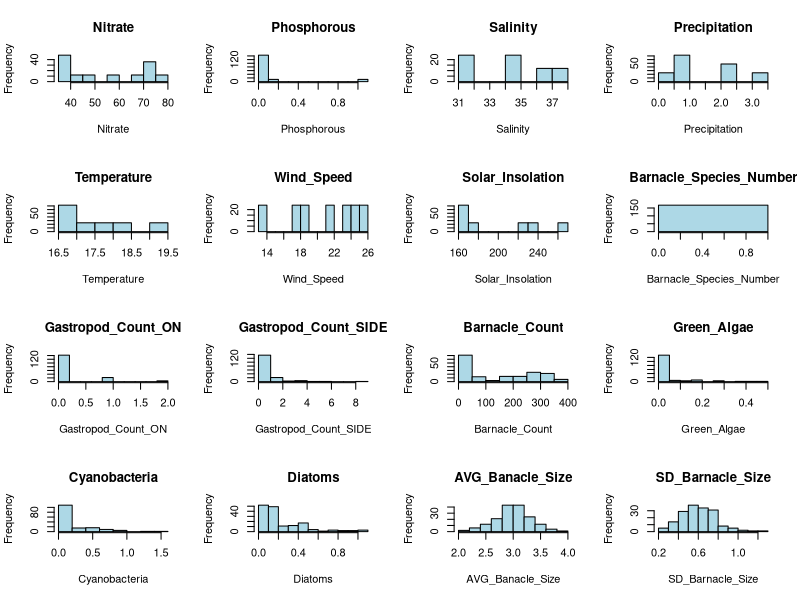
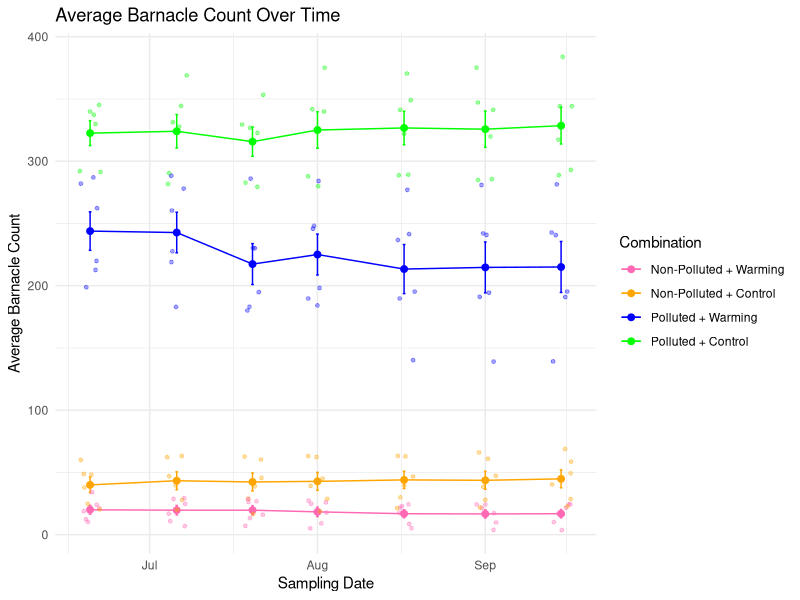
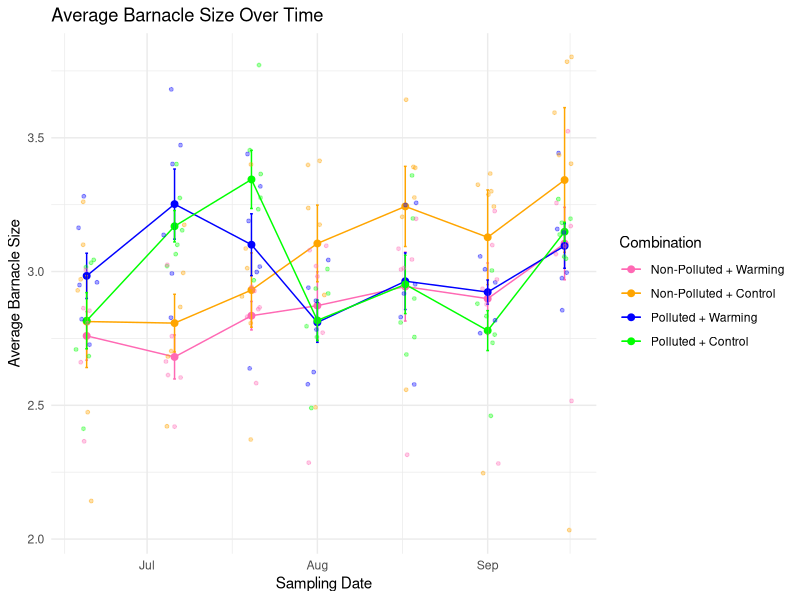
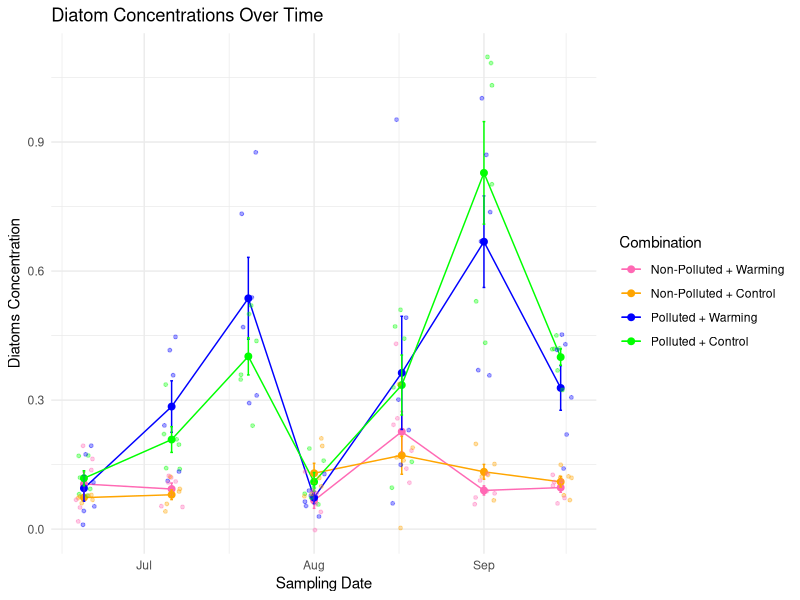
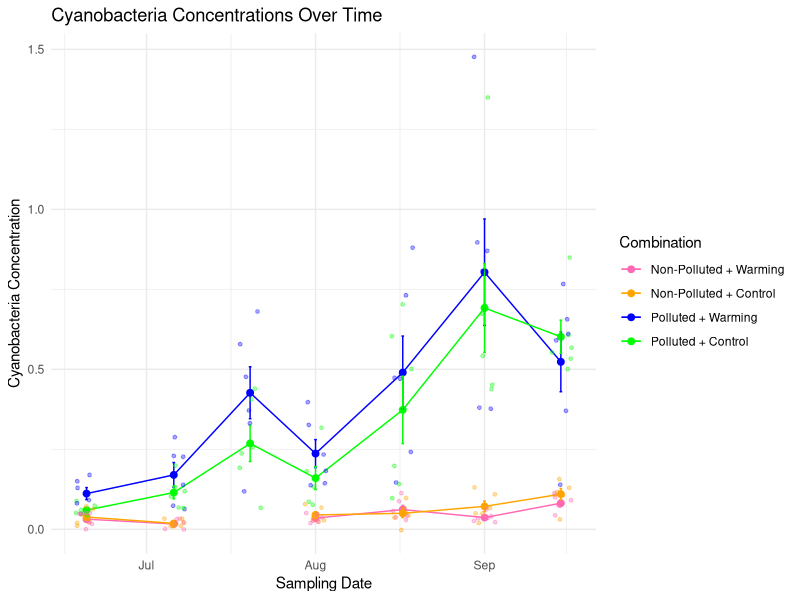
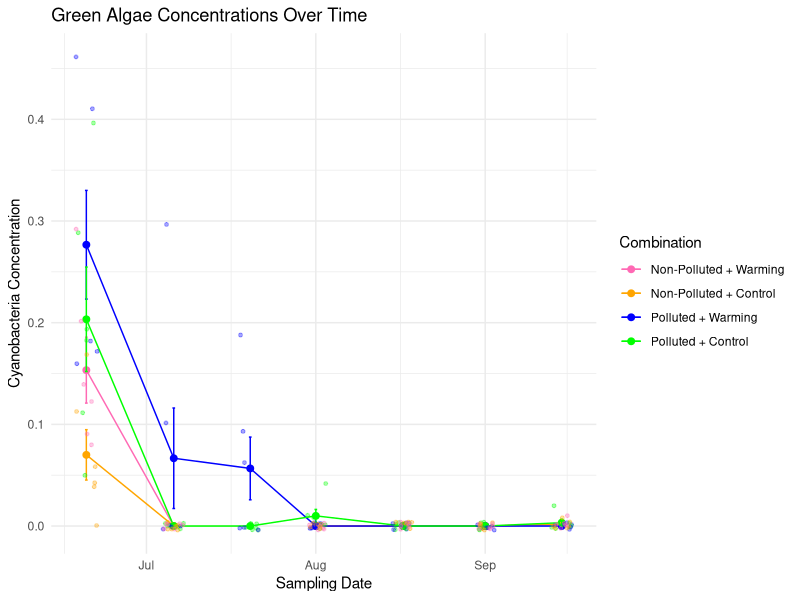
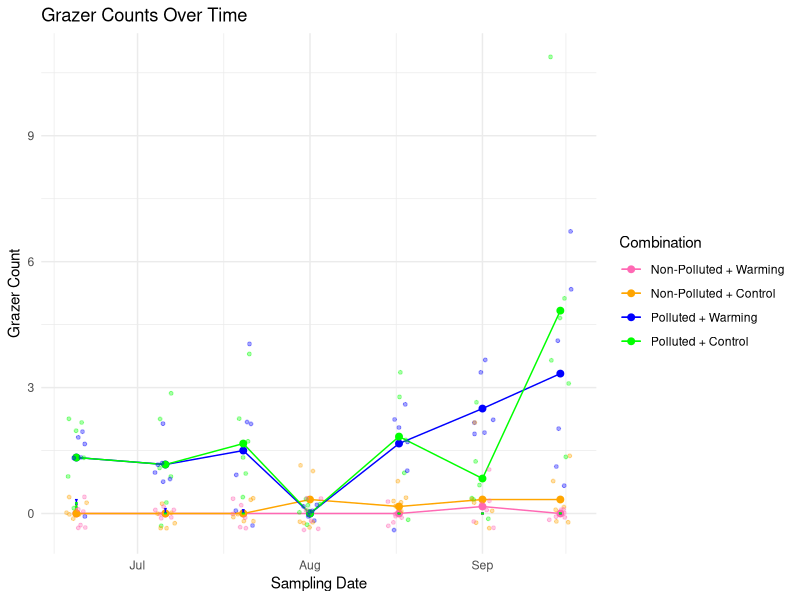
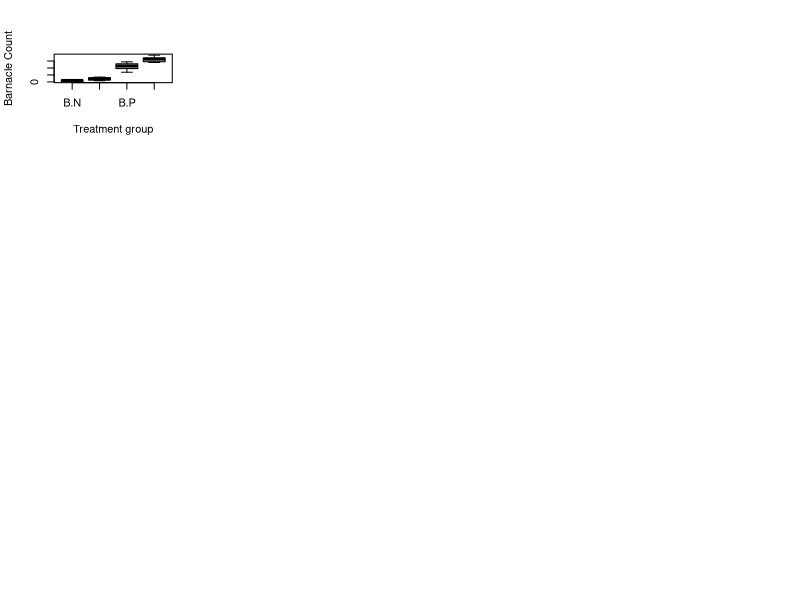

Generate these figures, in order, with R: (Note: this script raises an error after producing the figures.)
## ---- chunk 1

# running in R version 4.3.1

#### Clear  environment 
rm(list = ls())         

#### Required packages
library(tidyverse) # for general organisation
library(ggplot2)
library(dplyr)
library(zoo)

## ---- chunk 2
# load the data 
brighton <- read.csv("Hotmess_R.csv")

brighton$Sampling_Date <- as.Date(brighton$Sampling_Date, format = "%d/%m/%Y")

brighton$Pad_Region <- as.factor(brighton$Pad_Region)

brighton$Pad_Colour <- as.factor(brighton$Pad_Colour)

brighton$total_grazer <- brighton$Gastropod_Count_ON + brighton$Gastropod_Count_SIDE

# create a new column for the combinations
brighton <- brighton %>%
  mutate(Combination = interaction(Pad_Colour, Pad_Region))

str(brighton)
## ---- chunk 3
# create a list of our numeric explanatory and response variables
numeric_vars <- c("Nitrate", "Phosphorous", "Salinity", "Precipitation", 
                  "Temperature", "Wind_Speed", "Solar_Insolation",
                  "Barnacle_Species_Number", "Gastropod_Count_ON", 
                  "Gastropod_Count_SIDE", "Barnacle_Count", "Green_Algae", 
                  "Cyanobacteria", "Diatoms", "AVG_Banacle_Size", 
                  "SD_Barnacle_Size")

# as there are 16, we'll set up a 4 by 4 panel 
par(mfrow = c(4, 4))

# loop over numeric_vars and create a histogram for each one
for (var in numeric_vars) {
  hist(brighton[[var]], main = var, xlab = var, col = "lightblue", border = "black")
}

## ---- chunk 4
#ADD CODE FOR COMBINATION
## ---- chunk 5
#barnacle count


average_barnacle_count <- brighton %>%
  group_by(Sampling_Date, Combination) %>%
  summarize(Average_Banacle_Count = mean(Barnacle_Count, na.rm = TRUE))
            
            #,  SE_Banacle_Size = sd(AVG_Banacle_Size, na.rm = TRUE)/ sqrt(n()),, .groups = 'drop')


# Assuming `data` is your original dataset with individual observations
data_se_b_count <- brighton %>%
  group_by(Sampling_Date, Combination) %>%
  summarise(
    Avg = mean(Barnacle_Count),
    SE = sd(Barnacle_Count) / sqrt(n()),
    Lower = Avg - SE,  # Assuming 1 SE for the demonstration
    Upper = Avg + SE
  ) %>%
  ungroup()

combined_plot_b_count <- ggplot() +
  geom_line(data = average_barnacle_count, 
            aes(x = Sampling_Date, y = Average_Banacle_Count, group = Combination, color = Combination)) +
  geom_point(data = average_barnacle_count, 
             aes(x = Sampling_Date, y = Average_Banacle_Count, color = Combination), size = 2) +
  #geom_ribbon(data = data_se, aes(x = Sampling_Date, ymin = Lower, ymax = Upper, group = Combination, fill = Combination), alpha = 0.2) +  # Add this line for shaded areas
  geom_errorbar(data = data_se_b_count, 
                aes(x = Sampling_Date, ymin = Lower, ymax = Upper, group = Combination, color = Combination), 
                width = 0.5) +  # Adjust width as needed
  geom_jitter(data = brighton, 
             aes(x = Sampling_Date, y = Barnacle_Count, color = Combination), size = 1, alpha = 0.35, width = 2) +
  scale_color_manual(values = c("B.N" = "hotpink", "W.N" = "orange", "B.P" = "blue", "W.P" = "green", "B" = "black", "W" = "grey"),
                     labels = c("B.N" = "Non-Polluted + Warming", "W.N" = "Non-Polluted + Control", "B.P" = "Polluted + Warming", "W.P" = "Polluted + Control")) +
  scale_shape_manual(values = c("N" = 16, "P" = 17),
                     labels = c("N" = "Non-Polluted Region", "P" = "Polluted Region")) +
  labs(title = "Average Barnacle Count Over Time",
       x = "Sampling Date",
       y = "Average Barnacle Count") +
  theme_minimal()

combined_plot_b_count
 

## ---- chunk 6

#barnacle size

average_barnacle_size <- brighton %>%
  group_by(Sampling_Date, Combination) %>%
  summarize(Average_Banacle_Size = mean(AVG_Banacle_Size, na.rm = TRUE))
            
            #,  SE_Banacle_Size = sd(AVG_Banacle_Size, na.rm = TRUE)/ sqrt(n()),, .groups = 'drop')


# Assuming `data` is your original dataset with individual observations
data_se_b_size <- brighton %>%
  group_by(Sampling_Date, Combination) %>%
  summarise(
    Avg = mean(AVG_Banacle_Size),
    SE = sd(AVG_Banacle_Size) / sqrt(n()),
    Lower = Avg - SE,  # Assuming 1 SE for the demonstration
    Upper = Avg + SE
  ) %>%
  ungroup()

combined_plot_b_size <- ggplot() +
  geom_line(data = average_barnacle_size, 
            aes(x = Sampling_Date, y = Average_Banacle_Size, group = Combination, color = Combination)) +
  geom_point(data = average_barnacle_size, 
             aes(x = Sampling_Date, y = Average_Banacle_Size, color = Combination), size = 2) +
  #geom_ribbon(data = data_se, aes(x = Sampling_Date, ymin = Lower, ymax = Upper, group = Combination, fill = Combination), alpha = 0.2) +  # Add this line for shaded areas
  geom_errorbar(data = data_se_b_size, 
                aes(x = Sampling_Date, ymin = Lower, ymax = Upper, group = Combination, color = Combination), 
                width = 0.5) +  # Adjust width as needed
  geom_jitter(data = brighton, 
             aes(x = Sampling_Date, y = AVG_Banacle_Size, color = Combination), size = 1, alpha = 0.35, width = 2) +
  scale_color_manual(values = c("B.N" = "hotpink", "W.N" = "orange", "B.P" = "blue", "W.P" = "green", "B" = "black", "W" = "grey"),
                     labels = c("B.N" = "Non-Polluted + Warming", "W.N" = "Non-Polluted + Control", "B.P" = "Polluted + Warming", "W.P" = "Polluted + Control", "B" = "Pad Colour: Black", "W" = "Pad Colour: Grey")) +
  scale_shape_manual(values = c("N" = 16, "P" = 17),
                     labels = c("N" = "Non-Polluted Region", "P" = "Polluted Region")) +
  labs(title = "Average Barnacle Size Over Time",
       x = "Sampling Date",
       y = "Average Barnacle Size") +
  theme_minimal()

combined_plot_b_size
 
## ---- chunk 7

#diatoms

average_diatoms <- brighton %>%
  group_by(Sampling_Date, Combination) %>%
  summarize(Average_diatoms = mean(Diatoms, na.rm = TRUE), .groups = 'drop')

# Assuming `data` is your original dataset with individual observations
data_se_diatoms <- brighton %>%
  group_by(Sampling_Date, Combination) %>%
  summarise(
    Avg = mean(Diatoms),
    SE = sd(Diatoms) / sqrt(n()),
    Lower = Avg - SE,  # Assuming 1 SE for the demonstration
    Upper = Avg + SE
  ) %>%
  ungroup()

combined_plot_diatoms <- ggplot() +
  geom_line(data = average_diatoms, 
            aes(x = Sampling_Date, y = Average_diatoms, group = Combination, color = Combination)) +
  geom_point(data = average_diatoms, 
             aes(x = Sampling_Date, y = Average_diatoms, color = Combination), size = 2) +
  #geom_ribbon(data = data_se, aes(x = Sampling_Date, ymin = Lower, ymax = Upper, group = Combination, fill = Combination), alpha = 0.2) +  # Add this line for shaded areas
  geom_errorbar(data = data_se_diatoms, 
                aes(x = Sampling_Date, ymin = Lower, ymax = Upper, group = Combination, color = Combination), 
                width = 0.5) +  # Adjust width as needed
  geom_jitter(data = brighton, 
             aes(x = Sampling_Date, y = Diatoms, color = Combination), size = 1, alpha = 0.35, width = 2) +
  scale_color_manual(values = c("B.N" = "hotpink", "W.N" = "orange", "B.P" = "blue", "W.P" = "green", "B" = "black", "W" = "grey"),
                     labels = c("B.N" = "Non-Polluted + Warming", "W.N" = "Non-Polluted + Control", "B.P" = "Polluted + Warming", "W.P" = "Polluted + Control", "B" = "Pad Colour: Black", "W" = "Pad Colour: Grey")) +
  scale_shape_manual(values = c("N" = 16, "P" = 17),
                     labels = c("N" = "Non-Polluted Region", "P" = "Polluted Region")) +
  labs(title = "Diatom Concentrations Over Time",
       x = "Sampling Date",
       y = "Diatoms Concentration") +
  theme_minimal()


combined_plot_diatoms

#check temp in august!

## ---- chunk 8

#cyanobacteria
#combination plot points w/ mean and lines

average_cyanobacteria <- brighton %>%
  group_by(Sampling_Date, Combination) %>%
  summarize(Average_Cyanobacteria = mean(Cyanobacteria, na.rm = TRUE), .groups = 'drop')


# Assuming `data` is your original dataset with individual observations
data_se_cyano <- brighton %>%
  group_by(Sampling_Date, Combination) %>%
  summarise(
    Avg = mean(Cyanobacteria),
    SE = sd(Cyanobacteria) / sqrt(n()),
    Lower = Avg - SE,  # Assuming 1 SE for the demonstration
    Upper = Avg + SE
  ) %>%
  ungroup()


#cyano plot

combined_plot_cyanobacteria <- ggplot() +
  geom_line(data = average_cyanobacteria, 
            aes(x = Sampling_Date, y = Average_Cyanobacteria, group = Combination, color = Combination)) +
  geom_point(data = average_cyanobacteria, 
             aes(x = Sampling_Date, y = Average_Cyanobacteria, color = Combination), size = 2) +
  #geom_ribbon(data = data_se, aes(x = Sampling_Date, ymin = Lower, ymax = Upper, group = Combination, fill = Combination), alpha = 0.2) +  # Add this line for shaded areas
  geom_errorbar(data = data_se_cyano, 
                aes(x = Sampling_Date, ymin = Lower, ymax = Upper, group = Combination, color = Combination), 
                width = 0.5) +  # Adjust width as needed
  geom_jitter(data = brighton, 
             aes(x = Sampling_Date, y = Cyanobacteria, color = Combination), size = 1, alpha = 0.35, width = 2) +
  scale_color_manual(values = c("B.N" = "hotpink", "W.N" = "orange", "B.P" = "blue", "W.P" = "green", "B" = "black", "W" = "grey"),
                     labels = c("B.N" = "Non-Polluted + Warming", "W.N" = "Non-Polluted + Control", "B.P" = "Polluted + Warming", "W.P" = "Polluted + Control", "B" = "Pad Colour: Black", "W" = "Pad Colour: Grey")) +
  scale_shape_manual(values = c("N" = 16, "P" = 17),
                     labels = c("N" = "Non-Polluted Region", "P" = "Polluted Region")) +
  labs(title = "Cyanobacteria Concentrations Over Time",
       x = "Sampling Date",
       y = "Cyanobacteria Concentration") +
  theme_minimal()


combined_plot_cyanobacteria

## ---- chunk 9

#green

average_green <- brighton %>%
  group_by(Sampling_Date, Combination) %>%
  summarize(Average_Green = mean(Green_Algae, na.rm = TRUE), .groups = 'drop')



data_se <- brighton %>%
  group_by(Sampling_Date, Combination) %>%
  summarise(
    Avg = mean(Green_Algae),
    SE = sd(Green_Algae) / sqrt(n()),
    Lower = Avg - SE,  # Assuming 1 SE for the demonstration
    Upper = Avg + SE
  ) %>%
  ungroup()


#green plot

combined_plot_green <- ggplot() +
  geom_line(data = average_green, 
            aes(x = Sampling_Date, y = Average_Green, group = Combination, color = Combination)) +
  geom_point(data = average_green, 
             aes(x = Sampling_Date, y = Average_Green, color = Combination), size = 2) +
  #geom_ribbon(data = data_se, aes(x = Sampling_Date, ymin = Lower, ymax = Upper, group = Combination, fill = Combination), alpha = 0.2) +  # Add this line for shaded areas
  geom_errorbar(data = data_se, 
                aes(x = Sampling_Date, ymin = Lower, ymax = Upper, group = Combination, color = Combination), 
                width = 0.5) +  # Adjust width as needed
  geom_jitter(data = brighton, 
             aes(x = Sampling_Date, y = Green_Algae, color = Combination), size = 1, alpha = 0.35, width = 2) +
  scale_color_manual(values = c("B.N" = "hotpink", "W.N" = "orange", "B.P" = "blue", "W.P" = "green", "B" = "black", "W" = "grey"),
                     labels = c("B.N" = "Non-Polluted + Warming", "W.N" = "Non-Polluted + Control", "B.P" = "Polluted + Warming", "W.P" = "Polluted + Control", "B" = "Pad Colour: Black", "W" = "Pad Colour: Grey")) +
  scale_shape_manual(values = c("N" = 16, "P" = 17),
                     labels = c("N" = "Non-Polluted Region", "P" = "Polluted Region")) +
  labs(title = "Green Algae Concentrations Over Time",
       x = "Sampling Date",
       y = "Cyanobacteria Concentration") +
  theme_minimal()


combined_plot_green
## ---- chunk 10
#Grazers

#add new column for grazer total
brighton$total_grazer <- brighton$Gastropod_Count_ON + brighton$Gastropod_Count_SIDE


average_grazer <- brighton %>%
  group_by(Sampling_Date, Combination) %>%
  summarize(Average_Grazer = mean(total_grazer, na.rm = TRUE), .groups = 'drop')


# Assuming `data` is your original dataset with individual observations
grazer_se <- average_grazer %>%
  group_by(Sampling_Date, Combination) %>%
  summarise(
    Avg = mean(Average_Grazer),
    SE = sd(Average_Grazer) / sqrt(n()),
    Lower = Avg - SE,  # Assuming 1 SE for the demonstration
    Upper = Avg + SE
  ) %>%
  ungroup()


#grazer plot

combined_plot_grazer <- ggplot() +
  geom_line(data = average_grazer, 
            aes(x = Sampling_Date, y = Average_Grazer, group = Combination, color = Combination)) +
  geom_point(data = average_grazer, 
             aes(x = Sampling_Date, y = Average_Grazer, color = Combination), size = 2) +
  #geom_ribbon(data = data_se, aes(x = Sampling_Date, ymin = Lower, ymax = Upper, group = Combination, fill = Combination), alpha = 0.2) +  # Add this line for shaded areas
  geom_errorbar(data = data_se, 
                aes(x = Sampling_Date, ymin = Lower, ymax = Upper, group = Combination, color = Combination), 
                width = 0.5) +  # Adjust width as needed
  geom_jitter(data = brighton, 
             aes(x = Sampling_Date, y = total_grazer, color = Combination), size = 1, alpha = 0.35, width = 2) +
  scale_color_manual(values = c("B.N" = "hotpink", "W.N" = "orange", "B.P" = "blue", "W.P" = "green", "B" = "black", "W" = "grey"),
                     labels = c("B.N" = "Non-Polluted + Warming", "W.N" = "Non-Polluted + Control", "B.P" = "Polluted + Warming", "W.P" = "Polluted + Control", "B" = "Pad Colour: Black", "W" = "Pad Colour: Grey")) +
  scale_shape_manual(values = c("N" = 16, "P" = 17),
                     labels = c("N" = "Non-Polluted Region", "P" = "Polluted Region")) +
  labs(title = "Grazer Counts Over Time",
       x = "Sampling Date",
       y = "Grazer Count") +
  theme_minimal()


combined_plot_grazer
## ---- chunk 11

sub_JUN_1 <- brighton %>%
  filter(Sampling_Date >= as.Date('2023-06-20'))

boxplot(Barnacle_Count ~ Pad_Colour*Pad_Region, data = sub_JUN_1,
       xlab = "Treatment group",
       ylab = "Barnacle Count") 


BP_Jun_1_BC <- ggplot(sub_JUN_1, aes(x = interaction(Pad_Colour, Pad_Region, sep = " + "), y = Barnacle_Count, fill = interaction(Pad_Colour, Pad_Region, sep = " + ")))+
  geom_boxplot() +
  labs(title = "Barnacle Count Boxplots",
       x = "Treatment Group",
       y = "Barnacle Count") +
  theme_minimal() +
  theme(axis.text.x = element_text(angle = 45, hjust = 1)) +
  scale_x_discrete(labels = c("B + N" = "Warm + Non-Polluted",
                              "W + N" = "Control Temperature + Non-Polluted",
                              "B + P" = "Warm + Polluted",
                              "W + P" = "Control Temperature + Polluted")) + 
  scale_fill_manual(values = c("B + N" = "hotpink",
                               "W + N" = "orange",
                               "B + P" = "blue",
                               "W + P" = "green"))
                      

BP_Jun_1_BC


## ---- chunk 12
sub_JUL_1 <- brighton %>%
  filter(Sampling_Date >= as.Date('2023-07-06'))


BP_Jul_1_BC <- ggplot(sub_JUL_1, aes(x = interaction(Pad_Colour, Pad_Region, sep = " + "), y = Barnacle_Count))   +
  geom_boxplot() +
  labs(title = "Barnacle Count Boxplots",
       x = "Treatment Group",
       y = "Barnacle Count") +
  theme_minimal() +
  theme(axis.text.x = element_text(angle = 45, hjust = 1)) +
  scale_x_discrete(labels = c("B + N" = "Warm + Non-Polluted",
                              "W + N" = "Control Temperature + Non-Polluted",
                              "B + P" = "Warm + Polluted",
                              "W + P" = "Control Temperature + Polluted")) # Updated custom labels

BP_Jul_1_BC
## ---- chunk 13
sub_JUL_2 <- brighton %>%
  filter(Sampling_Date >= as.Date('2023-07-20'))

BP_Jul_2_BC <- ggplot(sub_JUL_2, aes(x = interaction(Pad_Colour, Pad_Region, sep = " + "), y = Barnacle_Count))   +
  geom_boxplot() +
  labs(title = "Barnacle Count Boxplots",
       x = "Treatment Group",
       y = "Barnacle Count") +
  theme_minimal() +
  theme(axis.text.x = element_text(angle = 45, hjust = 1)) +
  scale_x_discrete(labels = c("B + N" = "Warm + Non-Polluted",
                              "W + N" = "Control Temperature + Non-Polluted",
                              "B + P" = "Warm + Polluted",
                              "W + P" = "Control Temperature + Polluted")) # Updated custom labels

BP_Jul_2_BC
## ---- chunk 14
sub_AUG_1 <- brighton %>%
  filter(Sampling_Date >= as.Date('2023-08-01'))

BP_Aug_1_BC <- ggplot(sub_AUG_1, aes(x = interaction(Pad_Colour, Pad_Region, sep = " + "), y = Barnacle_Count))   +
  geom_boxplot() +
  labs(title = "Barnacle Count Boxplots",
       x = "Treatment Group",
       y = "Barnacle Count") +
  theme_minimal() +
  theme(axis.text.x = element_text(angle = 45, hjust = 1)) +
  scale_x_discrete(labels = c("B + N" = "Warm + Non-Polluted",
                              "W + N" = "Control Temperature + Non-Polluted",
                              "B + P" = "Warm + Polluted",
                              "W + P" = "Control Temperature + Polluted")) # Updated custom labels

BP_Aug_1_BC

## ---- chunk 15
sub_AUG_2 <- brighton %>%
  filter(Sampling_Date >= as.Date('2023-08-17'))

BP_Aug_2_BC <- ggplot(sub_AUG_2, aes(x = interaction(Pad_Colour, Pad_Region, sep = " + "), y = Barnacle_Count))   +
  geom_boxplot() +
  labs(title = "Barnacle Count Boxplots",
       x = "Treatment Group",
       y = "Barnacle Count") +
  theme_minimal() +
  theme(axis.text.x = element_text(angle = 45, hjust = 1)) +
  scale_x_discrete(labels = c("B + N" = "Warm + Non-Polluted",
                              "W + N" = "Control Temperature + Non-Polluted",
                              "B + P" = "Warm + Polluted",
                              "W + P" = "Control Temperature + Polluted")) # Updated custom labels

BP_Aug_2_BC

## ---- chunk 16
sub_SEP_1 <- brighton %>%
  filter(Sampling_Date >= as.Date('2023-09-01'))

BP_Sep_1_BC <- ggplot(sub_SEP_1, aes(x = interaction(Pad_Colour, Pad_Region, sep = " + "), y = Barnacle_Count))   +
  geom_boxplot() +
  labs(title = "Barnacle Count Boxplots",
       x = "Treatment Group",
       y = "Barnacle Count") +
  theme_minimal() +
  theme(axis.text.x = element_text(angle = 45, hjust = 1)) +
  scale_x_discrete(labels = c("B + N" = "Warm + Non-Polluted",
                              "W + N" = "Control Temperature + Non-Polluted",
                              "B + P" = "Warm + Polluted",
                              "W + P" = "Control Temperature + Polluted")) # Updated custom labels

BP_Sep_1_BC
## ---- chunk 17
sub_SEP_2 <- brighton %>%
  filter(Sampling_Date >= as.Date('2023-09-15'))


BP_Sep_2_BC <- ggplot(sub_SEP_2, aes(x = interaction(Pad_Colour, Pad_Region, sep = " + "), y = Barnacle_Count))   +
  geom_boxplot() +
  labs(title = "Barnacle Count Boxplots",
       x = "Treatment Group",
       y = "Barnacle Count") +
  theme_minimal() +
  theme(axis.text.x = element_text(angle = 45, hjust = 1)) +
  scale_x_discrete(labels = c("B + N" = "Warm + Non-Polluted",
                              "W + N" = "Control Temperature + Non-Polluted",
                              "B + P" = "Warm + Polluted",
                              "W + P" = "Control Temperature + Polluted")) # Updated custom labels

BP_Sep_2_BC

## ---- chunk 18
#Jun 1

BP_Jun_1_BS <- ggplot(sub_JUN_1, aes(x = interaction(Pad_Colour, Pad_Region, sep = " + "), y = AVG_Banacle_Size)) +
  geom_boxplot() +
  labs(title = "Barnacle Size Boxplots",
       x = "Treatment Group",
       y = "Barnacle Size") +
  theme_minimal() +
  theme(axis.text.x = element_text(angle = 45, hjust = 1)) +
  scale_x_discrete(labels = c("B + N" = "Warm + Non-Polluted",
                              "W + N" = "Control Temperature + Non-Polluted",
                              "B + P" = "Warm + Polluted",
                              "W + P" = "Control Temperature + Polluted")) # Updated custom labels

BP_Jun_1_BS
## ---- chunk 19
#Jul 1

BP_Jul_1_BS <- ggplot(sub_JUL_1, aes(x = interaction(Pad_Colour, Pad_Region, sep = " + "), y = AVG_Banacle_Size)) +
  geom_boxplot() +
  labs(title = "Barnacle Size Boxplots",
       x = "Treatment Group",
       y = "Barnacle Size") +
  theme_minimal() +
  theme(axis.text.x = element_text(angle = 45, hjust = 1)) +
  scale_x_discrete(labels = c("B + N" = "Warm + Non-Polluted",
                              "W + N" = "Control Temperature + Non-Polluted",
                              "B + P" = "Warm + Polluted",
                              "W + P" = "Control Temperature + Polluted")) # Updated custom labels

BP_Jul_1_BS

## ---- chunk 20
#Jul 2

BP_Jul_2_BS <- ggplot(sub_JUL_2, aes(x = interaction(Pad_Colour, Pad_Region, sep = " + "), y = AVG_Banacle_Size)) +
  geom_boxplot() +
  labs(title = "Barnacle Size Boxplots",
       x = "Treatment Group",
       y = "Barnacle Size") +
  theme_minimal() +
  theme(axis.text.x = element_text(angle = 45, hjust = 1)) +
  scale_x_discrete(labels = c("B + N" = "Warm + Non-Polluted",
                              "W + N" = "Control Temperature + Non-Polluted",
                              "B + P" = "Warm + Polluted",
                              "W + P" = "Control Temperature + Polluted")) # Updated custom labels

BP_Jul_2_BS
## ---- chunk 21
#Aug 1

BP_Aug_1_BS <- ggplot(sub_AUG_1, aes(x = interaction(Pad_Colour, Pad_Region, sep = " + "), y = AVG_Banacle_Size)) +
  geom_boxplot() +
  labs(title = "Barnacle Size Boxplots",
       x = "Treatment Group",
       y = "Barnacle Size") +
  theme_minimal() +
  theme(axis.text.x = element_text(angle = 45, hjust = 1)) +
  scale_x_discrete(labels = c("B + N" = "Warm + Non-Polluted",
                              "W + N" = "Control Temperature + Non-Polluted",
                              "B + P" = "Warm + Polluted",
                              "W + P" = "Control Temperature + Polluted")) # Updated custom labels

BP_Aug_1_BS
## ---- chunk 22
#Aug 2

BP_Aug_2_BS <- ggplot(sub_AUG_2, aes(x = interaction(Pad_Colour, Pad_Region, sep = " + "), y = AVG_Banacle_Size)) +
  geom_boxplot() +
  labs(title = "Barnacle Size Boxplots",
       x = "Treatment Group",
       y = "Barnacle Size") +
  theme_minimal() +
  theme(axis.text.x = element_text(angle = 45, hjust = 1)) +
  scale_x_discrete(labels = c("B + N" = "Warm + Non-Polluted",
                              "W + N" = "Control Temperature + Non-Polluted",
                              "B + P" = "Warm + Polluted",
                              "W + P" = "Control Temperature + Polluted")) # Updated custom labels

BP_Aug_2_BS

## ---- chunk 23
#Sep 1

BP_Sep_1_BS <- ggplot(sub_SEP_1, aes(x = interaction(Pad_Colour, Pad_Region, sep = " + "), y = AVG_Banacle_Size)) +
  geom_boxplot() +
  labs(title = "Barnacle Size Boxplots",
       x = "Treatment Group",
       y = "Barnacle Size") +
  theme_minimal() +
  theme(axis.text.x = element_text(angle = 45, hjust = 1)) +
  scale_x_discrete(labels = c("B + N" = "Warm + Non-Polluted",
                              "W + N" = "Control Temperature + Non-Polluted",
                              "B + P" = "Warm + Polluted",
                              "W + P" = "Control Temperature + Polluted")) # Updated custom labels

BP_Sep_1_BS
## ---- chunk 24
#Sep 2

BP_Sep_2_BS <- ggplot(sub_SEP_2, aes(x = interaction(Pad_Colour, Pad_Region, sep = " + "), y = AVG_Banacle_Size)) +
  geom_boxplot() +
  labs(title = "Barnacle Size Boxplots",
       x = "Treatment Group",
       y = "Barnacle Size") +
  theme_minimal() +
  theme(axis.text.x = element_text(angle = 45, hjust = 1)) +
  scale_x_discrete(labels = c("B + N" = "Warm + Non-Polluted",
                              "W + N" = "Control Temperature + Non-Polluted",
                              "B + P" = "Warm + Polluted",
                              "W + P" = "Control Temperature + Polluted")) # Updated custom labels

BP_Sep_2_BS
## ---- chunk 25
#Jun 1

  BP_Jun_1_D <- ggplot(sub_JUN_1, aes(x = interaction(Pad_Colour, Pad_Region, sep = " + "), y = Diatoms)) +
  geom_boxplot() +
  labs(title = "Diatoms Boxplots",
       x = "Treatment Group",
       y = "Diatoms") +
  theme_minimal() +
  theme(axis.text.x = element_text(angle = 45, hjust = 1)) +
  scale_x_discrete(labels = c("B + N" = "Warm + Non-Polluted",
                              "W + N" = "Control Temperature + Non-Polluted",
                              "B + P" = "Warm + Polluted",
                              "W + P" = "Control Temperature + Polluted")) # Updated custom labels

BP_Jun_1_D
## ---- chunk 26
#Jul 1

BP_Jul_1_D <- ggplot(sub_JUL_1, aes(x = interaction(Pad_Colour, Pad_Region, sep = " + "), y = Diatoms)) +
  geom_boxplot() +
  labs(title = "Diatom Boxplots",
       x = "Treatment Group",
       y = "Diatoms") +
  theme_minimal() +
  theme(axis.text.x = element_text(angle = 45, hjust = 1)) +
  scale_x_discrete(labels = c("B + N" = "Warm + Non-Polluted",
                              "W + N" = "Control Temperature + Non-Polluted",
                              "B + P" = "Warm + Polluted",
                              "W + P" = "Control Temperature + Polluted")) # Updated custom labels

BP_Jul_1_D

## ---- chunk 27
#Jul 2

BP_Jul_2_D <- ggplot(sub_JUL_2, aes(x = interaction(Pad_Colour, Pad_Region, sep = " + "), y = Diatoms)) +
  geom_boxplot() +
  labs(title = "Diatoms Boxplots",
       x = "Treatment Group",
       y = "Diatoms") +
  theme_minimal() +
  theme(axis.text.x = element_text(angle = 45, hjust = 1)) +
  scale_x_discrete(labels = c("B + N" = "Warm + Non-Polluted",
                              "W + N" = "Control Temperature + Non-Polluted",
                              "B + P" = "Warm + Polluted",
                              "W + P" = "Control Temperature + Polluted")) # Updated custom labels

BP_Jul_2_D
## ---- chunk 28
#Aug 1

BP_Aug_1_D <- ggplot(sub_AUG_1, aes(x = interaction(Pad_Colour, Pad_Region, sep = " + "), y = Diatoms)) +
  geom_boxplot() +
  labs(title = "Diatoms Boxplots",
       x = "Treatment Group",
       y = "Diatoms") +
  theme_minimal() +
  theme(axis.text.x = element_text(angle = 45, hjust = 1)) +
  scale_x_discrete(labels = c("B + N" = "Warm + Non-Polluted",
                              "W + N" = "Control Temperature + Non-Polluted",
                              "B + P" = "Warm + Polluted",
                              "W + P" = "Control Temperature + Polluted")) # Updated custom labels

BP_Aug_1_D
## ---- chunk 29
#Aug 2

BP_Aug_2_D <- ggplot(sub_AUG_2, aes(x = interaction(Pad_Colour, Pad_Region, sep = " + "), y = Diatoms)) +
  geom_boxplot() +
  labs(title = "Diatoms Boxplots",
       x = "Treatment Group",
       y = "Diatoms") +
  theme_minimal() +
  theme(axis.text.x = element_text(angle = 45, hjust = 1)) +
  scale_x_discrete(labels = c("B + N" = "Warm + Non-Polluted",
                              "W + N" = "Control Temperature + Non-Polluted",
                              "B + P" = "Warm + Polluted",
                              "W + P" = "Control Temperature + Polluted")) # Updated custom labels

BP_Aug_2_D

## ---- chunk 30
#Sep 1

BP_Sep_1_D <- ggplot(sub_SEP_1, aes(x = interaction(Pad_Colour, Pad_Region, sep = " + "), y = Diatoms)) +
  geom_boxplot() +
  labs(title = "Diatoms Boxplots",
       x = "Treatment Group",
       y = "Diatoms") +
  theme_minimal() +
  theme(axis.text.x = element_text(angle = 45, hjust = 1)) +
  scale_x_discrete(labels = c("B + N" = "Warm + Non-Polluted",
                              "W + N" = "Control Temperature + Non-Polluted",
                              "B + P" = "Warm + Polluted",
                              "W + P" = "Control Temperature + Polluted")) # Updated custom labels

BP_Sep_1_D
## ---- chunk 31
#Sep 2

BP_Sep_2_D <- ggplot(sub_SEP_2, aes(x = interaction(Pad_Colour, Pad_Region, sep = " + "), y = Diatoms)) +
  geom_boxplot() +
  labs(title = "Diatoms Boxplots",
       x = "Treatment Group",
       y = "Diatoms") +
  theme_minimal() +
  theme(axis.text.x = element_text(angle = 45, hjust = 1)) +
  scale_x_discrete(labels = c("B + N" = "Warm + Non-Polluted",
                              "W + N" = "Control Temperature + Non-Polluted",
                              "B + P" = "Warm + Polluted",
                              "W + P" = "Control Temperature + Polluted")) # Updated custom labels

BP_Sep_2_D
## ---- chunk 32
#Jun 1

  BP_Jun_1_GA <- ggplot(sub_JUN_1, aes(x = interaction(Pad_Colour, Pad_Region, sep = " + "), y = Green_Algae)) +
  geom_boxplot() +
  labs(title = "Green Algae Boxplots",
       x = "Treatment Group",
       y = "Green Algae") +
  theme_minimal() +
  theme(axis.text.x = element_text(angle = 45, hjust = 1)) +
  scale_x_discrete(labels = c("B + N" = "Warm + Non-Polluted",
                              "W + N" = "Control Temperature + Non-Polluted",
                              "B + P" = "Warm + Polluted",
                              "W + P" = "Control Temperature + Polluted")) # Updated custom labels

BP_Jun_1_GA
## ---- chunk 33
#Jul 1

BP_Jul_1_GA <- ggplot(sub_JUL_1, aes(x = interaction(Pad_Colour, Pad_Region, sep = " + "), y = Green_Algae)) +
  geom_boxplot() +
  labs(title = "Green Algae Boxplots",
       x = "Treatment Group",
       y = "Green Algae") +
  theme_minimal() +
  theme(axis.text.x = element_text(angle = 45, hjust = 1)) +
  scale_x_discrete(labels = c("B + N" = "Warm + Non-Polluted",
                              "W + N" = "Control Temperature + Non-Polluted",
                              "B + P" = "Warm + Polluted",
                              "W + P" = "Control Temperature + Polluted")) # Updated custom labels

BP_Jul_1_GA
## ---- chunk 34
#Jul 2

BP_Jul_2_GA <- ggplot(sub_JUL_2, aes(x = interaction(Pad_Colour, Pad_Region, sep = " + "), y = Green_Algae)) +
  geom_boxplot() +
  labs(title = "Green Algae Boxplots",
       x = "Treatment Group",
       y = "Green Algae Count") +
  theme_minimal() +
  theme(axis.text.x = element_text(angle = 45, hjust = 1)) +
  scale_x_discrete(labels = c("B + N" = "Warm + Non-Polluted",
                              "W + N" = "Control Temperature + Non-Polluted",
                              "B + P" = "Warm + Polluted",
                              "W + P" = "Control Temperature + Polluted")) # Updated custom labels

BP_Jul_2_GA
## ---- chunk 35
#Aug 1

BP_Aug_1_GA <- ggplot(sub_AUG_1, aes(x = interaction(Pad_Colour, Pad_Region, sep = " + "), y = Green_Algae)) +
  geom_boxplot() +
  labs(title = "Green Algae Boxplots",
       x = "Treatment Group",
       y = "Green Algae") +
  theme_minimal() +
  theme(axis.text.x = element_text(angle = 45, hjust = 1)) +
  scale_x_discrete(labels = c("B + N" = "Warm + Non-Polluted",
                              "W + N" = "Control Temperature + Non-Polluted",
                              "B + P" = "Warm + Polluted",
                              "W + P" = "Control Temperature + Polluted")) # Updated custom labels

BP_Aug_1_GA
## ---- chunk 36
#Aug 2

BP_Aug_2_GA <- ggplot(sub_AUG_2, aes(x = interaction(Pad_Colour, Pad_Region, sep = " + "), y = Green_Algae)) +
  geom_boxplot() +
  labs(title = "Green Algae Boxplots",
       x = "Treatment Group",
       y = "Green Algae") +
  theme_minimal() +
  theme(axis.text.x = element_text(angle = 45, hjust = 1)) +
  scale_x_discrete(labels = c("B + N" = "Warm + Non-Polluted",
                              "W + N" = "Control Temperature + Non-Polluted",
                              "B + P" = "Warm + Polluted",
                              "W + P" = "Control Temperature + Polluted")) # Updated custom labels

BP_Aug_2_GA

## ---- chunk 37
#Sep 1

BP_Sep_1_GA <- ggplot(sub_SEP_1, aes(x = interaction(Pad_Colour, Pad_Region, sep = " + "), y = Green_Algae)) +
  geom_boxplot() +
  labs(title = "Green Algae Boxplots",
       x = "Treatment Group",
       y = "Green Algae") +
  theme_minimal() +
  theme(axis.text.x = element_text(angle = 45, hjust = 1)) +
  scale_x_discrete(labels = c("B + N" = "Warm + Non-Polluted",
                              "W + N" = "Control Temperature + Non-Polluted",
                              "B + P" = "Warm + Polluted",
                              "W + P" = "Control Temperature + Polluted")) # Updated custom labels

BP_Sep_1_GA
## ---- chunk 38
#Sep 2

BP_Sep_2_GA <- ggplot(sub_SEP_2, aes(x = interaction(Pad_Colour, Pad_Region, sep = " + "), y = Green_Algae)) +
  geom_boxplot() +
  labs(title = "Green Algae Boxplots",
       x = "Treatment Group",
       y = "Green Algae") +
  theme_minimal() +
  theme(axis.text.x = element_text(angle = 45, hjust = 1)) +
  scale_x_discrete(labels = c("B + N" = "Warm + Non-Polluted",
                              "W + N" = "Control Temperature + Non-Polluted",
                              "B + P" = "Warm + Polluted",
                              "W + P" = "Control Temperature + Polluted")) # Updated custom labels

BP_Sep_2_GA
## ---- chunk 39
#Jun 1

  BP_Jun_1_C <- ggplot(sub_JUN_1, aes(x = interaction(Pad_Colour, Pad_Region, sep = " + "), y = Cyanobacteria)) +
  geom_boxplot() +
  labs(title = "Cyanobacteria Boxplots",
       x = "Treatment Group",
       y = "Cyanobacteria") +
  theme_minimal() +
  theme(axis.text.x = element_text(angle = 45, hjust = 1)) +
  scale_x_discrete(labels = c("B + N" = "Warm + Non-Polluted",
                              "W + N" = "Control Temperature + Non-Polluted",
                              "B + P" = "Warm + Polluted",
                              "W + P" = "Control Temperature + Polluted")) # Updated custom labels

BP_Jun_1_C
## ---- chunk 40
#Jul 1

BP_Jul_1_C <- ggplot(sub_JUL_1, aes(x = interaction(Pad_Colour, Pad_Region, sep = " + "), y = Cyanobacteria)) +
  geom_boxplot() +
  labs(title = "Cyanobacteria Boxplots",
       x = "Treatment Group",
       y = "Cyanobacteria") +
  theme_minimal() +
  theme(axis.text.x = element_text(angle = 45, hjust = 1)) +
  scale_x_discrete(labels = c("B + N" = "Warm + Non-Polluted",
                              "W + N" = "Control Temperature + Non-Polluted",
                              "B + P" = "Warm + Polluted",
                              "W + P" = "Control Temperature + Polluted")) # Updated custom labels

BP_Jul_1_C

## ---- chunk 41
#Jul 2

BP_Jul_2_C <- ggplot(sub_JUL_2, aes(x = interaction(Pad_Colour, Pad_Region, sep = " + "), y = Cyanobacteria)) +
  geom_boxplot() +
  labs(title = "Cyanobacteria Boxplots",
       x = "Treatment Group",
       y = "Cyanobacteria Count") +
  theme_minimal() +
  theme(axis.text.x = element_text(angle = 45, hjust = 1)) +
  scale_x_discrete(labels = c("B + N" = "Warm + Non-Polluted",
                              "W + N" = "Control Temperature + Non-Polluted",
                              "B + P" = "Warm + Polluted",
                              "W + P" = "Control Temperature + Polluted")) # Updated custom labels

BP_Jul_2_C
## ---- chunk 42
#Aug 1

BP_Aug_1_C <- ggplot(sub_AUG_1, aes(x = interaction(Pad_Colour, Pad_Region, sep = " + "), y = Cyanobacteria)) +
  geom_boxplot() +
  labs(title = "Cyanobacteria Boxplots",
       x = "Treatment Group",
       y = "Cyanobacteria") +
  theme_minimal() +
  theme(axis.text.x = element_text(angle = 45, hjust = 1)) +
  scale_x_discrete(labels = c("B + N" = "Warm + Non-Polluted",
                              "W + N" = "Control Temperature + Non-Polluted",
                              "B + P" = "Warm + Polluted",
                              "W + P" = "Control Temperature + Polluted")) # Updated custom labels

BP_Aug_1_C
## ---- chunk 43
#Aug 2

BP_Aug_2_C <- ggplot(sub_AUG_2, aes(x = interaction(Pad_Colour, Pad_Region, sep = " + "), y = Cyanobacteria)) +
  geom_boxplot() +
  labs(title = "Cyanobacteria Boxplots",
       x = "Treatment Group",
       y = "Cyanobacteria")+
  theme_minimal() +
  theme(axis.text.x = element_text(angle = 45, hjust = 1)) +
  scale_x_discrete(labels = c("B + N" = "Warm + Non-Polluted",
                              "W + N" = "Control Temperature + Non-Polluted",
                              "B + P" = "Warm + Polluted",
                              "W + P" = "Control Temperature + Polluted")) # Updated custom labels

BP_Aug_2_C
## ---- chunk 44
#Sep 1

BP_Sep_1_C <- ggplot(sub_SEP_2, aes(x = interaction(Pad_Colour, Pad_Region, sep = " + "), y = Cyanobacteria)) +
  geom_boxplot() +
  labs(title = "Cyanobacteria Boxplots",
       x = "Treatment Group",
       y = "Cyanobacteria") +
  theme_minimal() +
  theme(axis.text.x = element_text(angle = 45, hjust = 1)) +
  scale_x_discrete(labels = c("B + N" = "Warm + Non-Polluted",
                              "W + N" = "Control Temperature + Non-Polluted",
                              "B + P" = "Warm + Polluted",
                              "W + P" = "Control Temperature + Polluted")) # Updated custom labels

BP_Sep_1_C
## ---- chunk 45
#Sep 2

BP_Sep_2_C <- ggplot(sub_SEP_2, aes(x = interaction(Pad_Colour, Pad_Region, sep = " + "), y = Cyanobacteria)) +
  geom_boxplot() +
  labs(title = "Cyanobacteria Boxplots",
       x = "Treatment Group",
       y = "Cyanobacteria") +
  theme_minimal() +
  theme(axis.text.x = element_text(angle = 45, hjust = 1)) +
  scale_x_discrete(labels = c("B + N" = "Warm + Non-Polluted",
                              "W + N" = "Control Temperature + Non-Polluted",
                              "B + P" = "Warm + Polluted",
                              "W + P" = "Control Temperature + Polluted")) # Updated custom labels

BP_Sep_2_C
## ---- chunk 46
BP_Jun_1_GA <- ggplot(sub_JUN_1, aes(x = interaction(Pad_Colour, Pad_Region, sep = " + "), y = total_grazer)) +
  geom_boxplot() +
  labs(title = "Grazer Boxplots",
       x = "Treatment Group",
       y = "Grazer") +
  theme_minimal() +
  theme(axis.text.x = element_text(angle = 45, hjust = 1)) +
  scale_x_discrete(labels = c("B + N" = "Warm + Non-Polluted",
                              "W + N" = "Control Temperature + Non-Polluted",
                              "B + P" = "Warm + Polluted",
                              "W + P" = "Control Temperature + Polluted")) # Updated custom labels

BP_Jun_1_GA
## ---- chunk 47
BP_Jul_1_GA <- ggplot(sub_JUL_1, aes(x = interaction(Pad_Colour, Pad_Region, sep = " + "), y = total_grazer)) +
  geom_boxplot() +
  labs(title = "Grazer Boxplots",
       x = "Treatment Group",
       y = "Grazer") +
  theme_minimal() +
  theme(axis.text.x = element_text(angle = 45, hjust = 1)) +
  scale_x_discrete(labels = c("B + N" = "Warm + Non-Polluted",
                              "W + N" = "Control Temperature + Non-Polluted",
                              "B + P" = "Warm + Polluted",
                              "W + P" = "Control Temperature + Polluted")) # Updated custom labels

BP_Jul_1_GA
## ---- chunk 48
BP_Jul_2_GA <- ggplot(sub_JUL_2, aes(x = interaction(Pad_Colour, Pad_Region, sep = " + "), y = total_grazer)) +
  geom_boxplot() +
  labs(title = "Grazer Boxplots",
       x = "Treatment Group",
       y = "Grazer") +
  theme_minimal() +
  theme(axis.text.x = element_text(angle = 45, hjust = 1)) +
  scale_x_discrete(labels = c("B + N" = "Warm + Non-Polluted",
                              "W + N" = "Control Temperature + Non-Polluted",
                              "B + P" = "Warm + Polluted",
                              "W + P" = "Control Temperature + Polluted")) # Updated custom labels

BP_Jul_2_GA
## ---- chunk 49
BP_Aug_1_GA <- ggplot(sub_AUG_1, aes(x = interaction(Pad_Colour, Pad_Region, sep = " + "), y = total_grazer)) +
  geom_boxplot() +
  labs(title = "Grazer Boxplots",
       x = "Treatment Group",
       y = "Grazer") +
  theme_minimal() +
  theme(axis.text.x = element_text(angle = 45, hjust = 1)) +
  scale_x_discrete(labels = c("B + N" = "Warm + Non-Polluted",
                              "W + N" = "Control Temperature + Non-Polluted",
                              "B + P" = "Warm + Polluted",
                              "W + P" = "Control Temperature + Polluted")) # Updated custom labels

BP_Aug_1_GA
## ---- chunk 50
BP_Aug_2_GA <- ggplot(sub_AUG_2, aes(x = interaction(Pad_Colour, Pad_Region, sep = " + "), y = total_grazer)) +
  geom_boxplot() +
  labs(title = "Grazer Boxplots",
       x = "Treatment Group",
       y = "Grazer") +
  theme_minimal() +
  theme(axis.text.x = element_text(angle = 45, hjust = 1)) +
  scale_x_discrete(labels = c("B + N" = "Warm + Non-Polluted",
                              "W + N" = "Control Temperature + Non-Polluted",
                              "B + P" = "Warm + Polluted",
                              "W + P" = "Control Temperature + Polluted")) # Updated custom labels

BP_Aug_2_GA
## ---- chunk 51
BP_Sep_1_GA <- ggplot(sub_SEP_1, aes(x = interaction(Pad_Colour, Pad_Region, sep = " + "), y = total_grazer)) +
  geom_boxplot() +
  labs(title = "Grazer Boxplots",
       x = "Treatment Group",
       y = "Grazer") +
  theme_minimal() +
  theme(axis.text.x = element_text(angle = 45, hjust = 1)) +
  scale_x_discrete(labels = c("B + N" = "Warm + Non-Polluted",
                              "W + N" = "Control Temperature + Non-Polluted",
                              "B + P" = "Warm + Polluted",
                              "W + P" = "Control Temperature + Polluted")) # Updated custom labels

BP_Sep_1_GA
## ---- chunk 52
BP_Sep_2_GA <- ggplot(sub_SEP_2, aes(x = interaction(Pad_Colour, Pad_Region, sep = " + "), y = total_grazer)) +
  geom_boxplot() +
  labs(title = "Grazer Boxplots",
       x = "Treatment Group",
       y = "Grazer") +
  theme_minimal() +
  theme(axis.text.x = element_text(angle = 45, hjust = 1)) +
  scale_x_discrete(labels = c("B + N" = "Warm + Non-Polluted",
                              "W + N" = "Control Temperature + Non-Polluted",
                              "B + P" = "Warm + Polluted",
                              "W + P" = "Control Temperature + Polluted")) # Updated custom labels

BP_Sep_2_GA
## ---- chunk 53
brighton <- read.csv("Hotmess_R.csv")
# Create a list of subsets based on all combinations of 'sampling region' and 'pad colour'
subset_list <- split(brighton, list(brighton$Pad_Region, brighton$Pad_Colour))

# Access a specific subset (e.g., Region1 + Color1)
p.w.sub <- subset_list[["P.W"]]
p.b.sub <- subset_list[["P.B"]]
n.w.sub <- subset_list[["N.W"]]
n.b.sub <- subset_list[["N.B"]]

## ---- chunk 54


#PW
p.w.sub <- p.w.sub %>%
  group_by(Sampling_Date) %>%
  summarise(avg_Barnacle_Count = mean(Barnacle_Count, na.rm = TRUE))


# Create a zoo object with irregular time points
p.w.ts <- zoo(p.w.sub$avg_Barnacle_Count, order.by = p.w.sub$Sampling_Date)


# Remove rows with NA, NaN, Inf, or -Inf in the time series
p.w.ts <- na.omit(p.w.ts) # Removes rows with NA
p.w.ts <- p.w.ts[is.finite(p.w.ts)] # Keeps only finite values


# Step 1: Visual Inspection
plot(p.w.ts)

## ---- chunk 55
